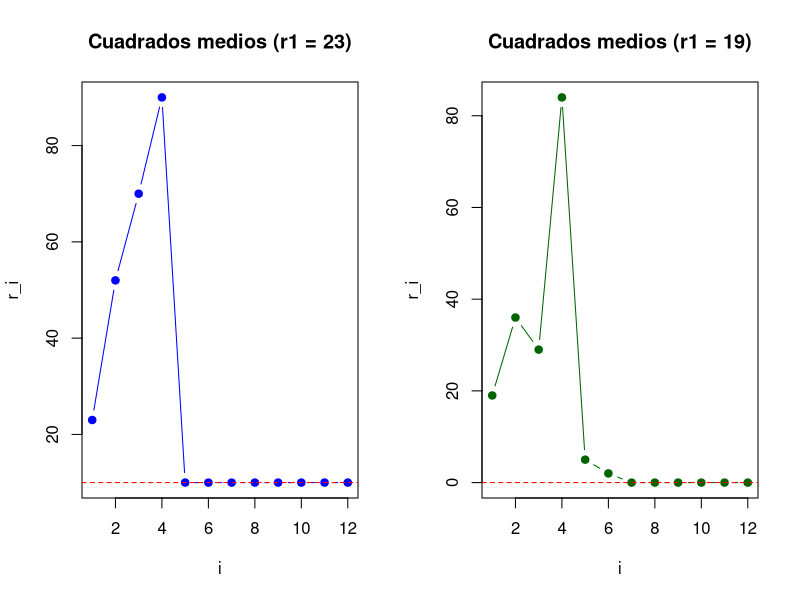
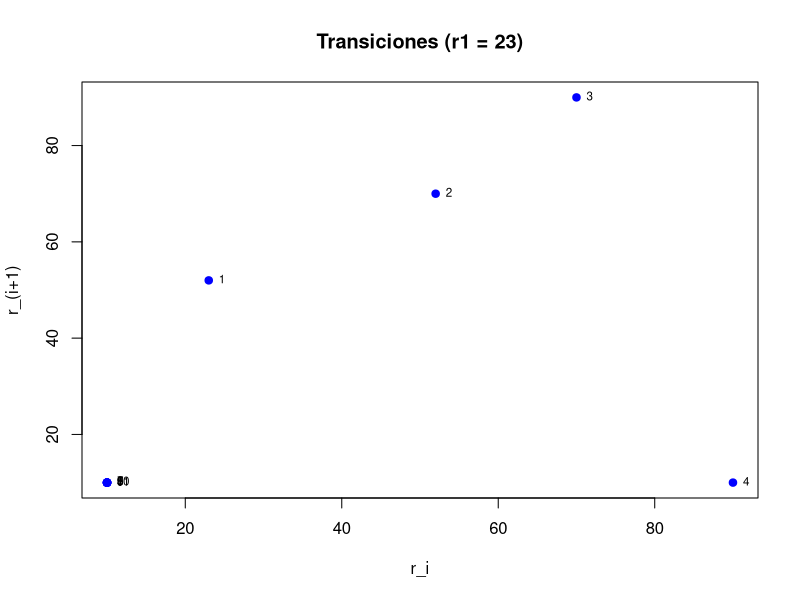
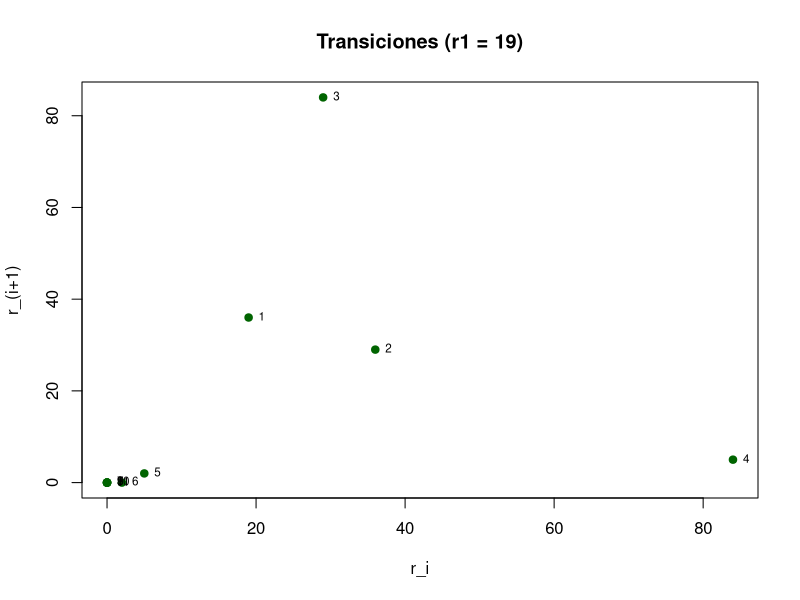

Here is the R script that generated these plots, in order:
# Enunciado:
# Antes de los generadores congruenciales lineales, se uso el metodo de cuadrados medios.
# Regla: partir de una semilla r1 con cantidad par de digitos, elevar al cuadrado, completar
# con ceros a la izquierda hasta tener el doble de digitos y tomar la mitad central como r2.
# Repetir para obtener r3, r4, etc.
# Consignas:
# - Empezar con r1 = 23, verificar que r2 = 52 y demostrar que r3 = 70.
# - Continuar la secuencia hasta detectar un problema del metodo.
# - Repetir comenzando con r1 = 19.

# Ejercicio 1 - Antes de los generadores de congruencia lineal

extraer_centro <- function(r, d = 2) { # Funcion para obtener d digitos centrales de r^2.
  cuadrado <- r^2 # Elevo la semilla al cuadrado.
  texto <- sprintf(paste0("%0", 2 * d, "d"), cuadrado) # Completo con ceros a izquierda.
  inicio <- d / 2 + 1 # Posicion inicial del bloque central.
  fin <- inicio + d - 1 # Posicion final del bloque central.
  as.integer(substr(texto, inicio, fin)) # Convierto el bloque central a entero.
}

# Parte A: secuencia iniciando en r1 = 23.
r <- numeric(12) # Reservo espacio para varios terminos.
r[1] <- 23 # Fijo semilla pedida por el ejercicio.

for (i in 1:(length(r) - 1)) { # Genero terminos sucesivos con cuadrados medios.
  r[i + 1] <- extraer_centro(r[i], d = 2) # Tomo los 2 digitos centrales.
}

r # Muestro secuencia completa para inspeccion.

r[2] # Verifica r2 = 52.
r[3] # Verifica r3 = 70.

# Parte B: secuencia iniciando en r1 = 19.
r_alt <- numeric(12) # Reservo espacio para segunda secuencia.
r_alt[1] <- 19 # Segunda semilla pedida.

for (i in 1:(length(r_alt) - 1)) { # Repito el mismo proceso.
  r_alt[i + 1] <- extraer_centro(r_alt[i], d = 2) # Actualizo por cuadrados medios.
}

r_alt # Muestro secuencia para detectar el problema.

# Visualizacion 1: evolucion de ambas secuencias en el tiempo.
par(mfrow = c(1, 2)) # Divido la ventana grafica en 1 fila y 2 columnas.

plot(1:length(r), r, type = "b", pch = 19, col = "blue", # Grafico indice vs valor para semilla 23.
     xlab = "i", ylab = "r_i", main = "Cuadrados medios (r1 = 23)")
abline(h = 10, col = "red", lty = 2) # Marco el valor fijo donde queda atrapada la secuencia.

plot(1:length(r_alt), r_alt, type = "b", pch = 19, col = "darkgreen", # Grafico indice vs valor para semilla 19.
     xlab = "i", ylab = "r_i", main = "Cuadrados medios (r1 = 19)")
abline(h = 0, col = "red", lty = 2) # Marco el punto fijo 0 al que converge la secuencia.

par(mfrow = c(1, 1)) # Restauro una sola figura por ventana.

# Visualizacion 2: diagrama de transicion r_i -> r_(i+1).
plot(r[-length(r)], r[-1], pch = 19, col = "blue", # Pares consecutivos para semilla 23.
     xlab = "r_i", ylab = "r_(i+1)", main = "Transiciones (r1 = 23)")
text(r[-length(r)], r[-1], labels = 1:(length(r) - 1), pos = 4, cex = 0.7) # Etiqueto orden temporal.

plot(r_alt[-length(r_alt)], r_alt[-1], pch = 19, col = "darkgreen", # Pares consecutivos para semilla 19.
     xlab = "r_i", ylab = "r_(i+1)", main = "Transiciones (r1 = 19)")
text(r_alt[-length(r_alt)], r_alt[-1], labels = 1:(length(r_alt) - 1), pos = 4, cex = 0.7) # Etiqueto orden temporal.

# Explicacion general:
# El metodo de cuadrados medios cae rapido en ciclos cortos o puntos fijos.
# Con semilla 23 la secuencia llega a 10 y queda atrapada en 10 para siempre.
# Con semilla 19 la secuencia termina en 00 y luego permanece en 00.
# Esto muestra mala calidad pseudoaleatoria (periodo corto y degeneracion), por eso
# historicamente fue reemplazado por metodos mas robustos como los congruenciales.
